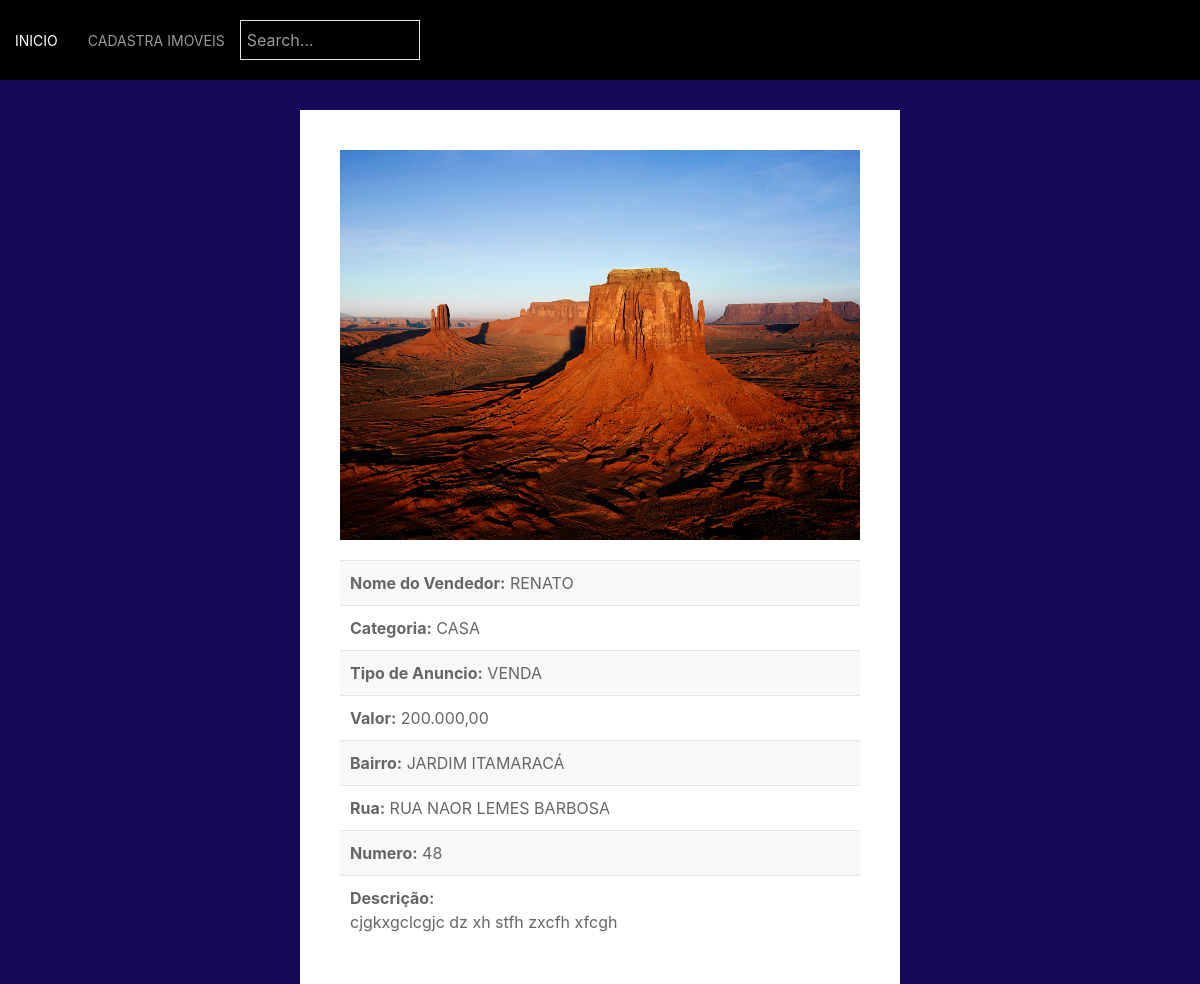
The page /BD/imovel.php?id=13 on the database its author committed.
### tables this page shows
CREATE TABLE `imoveis` (
  `id_imovel` int(11) NOT NULL,
  `nome_do_vendedor` varchar(50) DEFAULT NULL,
  `bairro` varchar(20) DEFAULT NULL,
  `rua` varchar(50) DEFAULT NULL,
  `numero` varchar(6) DEFAULT NULL,
  `telefone` varchar(16) DEFAULT NULL,
  `imagem` varchar(30) DEFAULT NULL,
  `categoria` varchar(17) DEFAULT NULL,
  `tipo_de_anuncio` varchar(10) DEFAULT NULL,
  `valor` varchar(10) DEFAULT NULL,
  `descricao` varchar(250) DEFAULT NULL,
  `email` varchar(70) DEFAULT NULL
);

### BD/imovel.php (the view, shortened to what this page needs)
<?php
	include_once 'includes/processos_php/conexao.php';
	if (isset($_GET['id'])) {
		$id = mysqli_escape_string($conexao, $_GET['id']);
		$sql = "SELECT * FROM imoveis WHERE id_imovel = '$id'";
		$query = mysqli_query($conexao, $sql);
		$dados_imovel = mysqli_fetch_array($query);
	}
?>
<!DOCTYPE html>
<html>
<head>
	<?php
		include_once 'head.php';
	 ?>
</head>
<body>
	<?php
		include_once 'menu.php'
	?>
	<div class="uk-card uk-align-center uk-card-default uk-card-body uk-width-1-2@m">
		<div class="uk-margin">
			<img src="includes/processos_php/foto/<?php echo $dados_imovel['imagem']; ?>" style="width:100%;height: 100%;">
		</div>
		<ul class="uk-list uk-list-striped">
			<li>
				<div class="uk-margin">
					<strong>Nome do Vendedor:</strong> <?php echo mb_strtoupper($dados_imovel['nome_do_vendedor']); ?>
				</div>
			</li>
			<li>
				<div class="uk-margin">
					<strong>Categoria:</strong> <?php echo mb_strtoupper($dados_imovel['categoria']); ?>
				</div>
			</li>
			<li>
				<div class="uk-margin">
					<strong>Tipo de Anuncio:</strong> <?php echo mb_strtoupper($dados_imovel['tipo_de_anuncio']); ?>
				</div>
			</li>
			<li>
				<div class="uk-margin">
					<strong>Valor:</strong> <?php echo mb_strtoupper($dados_imovel['valor']); ?>
				</div>
			</li>
			<li>
				<div class="uk-margin">
					<strong>Bairro:</strong> <?php echo mb_strtoupper($dados_imovel['bairro']); ?>
				</div>
			</li>
			<li>
				<div class="uk-margin">
					<strong>Rua:</strong> <?php echo mb_strtoupper($dados_imovel['rua']); ?>
				</div>
			</li>
			<li>
				<div class="uk-margin">
					<strong>Numero:</strong> <?php echo mb_strtoupper($dados_imovel['numero']); ?>
				</div>
			</li>
			<li>
				<div class="uk-margin">
					<strong>Descrição:</strong><br> <?php echo ($dados_imovel['descricao']); ?>
				</div>
			</li>
		</ul>
</body>
</html>

### rows shown on the page
imoveis: imagem (picture), nome_do_vendedor "RENATO", categoria "CASA", tipo_de_anuncio "VENDA", valor "200.000,00", bairro "JARDIM ITAMARACÁ", rua "RUA NAOR LEMES BARBOSA", numero "48", descricao "cjgkxgclcgjc dz xh stfh zxcfh xfcgh"
